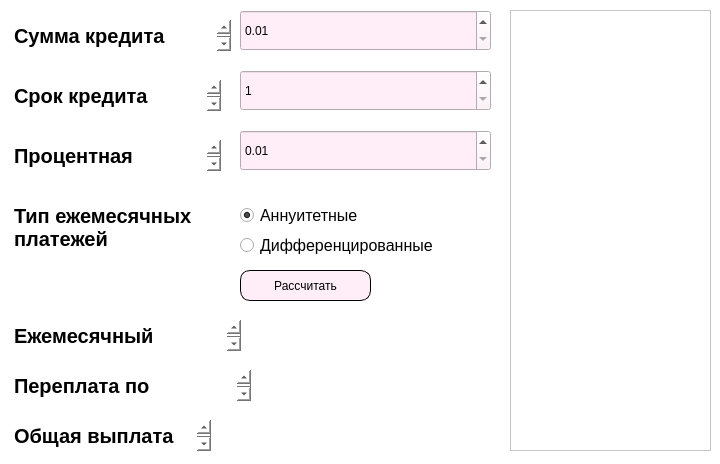
<?xml version="1.0" encoding="UTF-8"?>
<ui version="4.0">
 <class>CreditCalcView</class>
 <widget class="QWidget" name="CreditCalcView">
  <property name="geometry">
   <rect>
    <x>0</x>
    <y>0</y>
    <width>720</width>
    <height>464</height>
   </rect>
  </property>
  <property name="windowTitle">
   <string>Credit Calc</string>
  </property>
  <property name="styleSheet">
   <string notr="true">background-color: white;</string>
  </property>
  <widget class="QDoubleSpinBox" name="credit_sum">
   <property name="geometry">
    <rect>
     <x>240</x>
     <y>10</y>
     <width>251</width>
     <height>41</height>
    </rect>
   </property>
   <property name="styleSheet">
    <string notr="true">background-color: #FFEEF8;
font: 400 16pt;
color: black;
qproperty-alignment: AlignLeft;
</string>
   </property>
   <property name="minimum">
    <double>0.010000000000000</double>
   </property>
   <property name="maximum">
    <double>999999999999.000000000000000</double>
   </property>
  </widget>
  <widget class="QSpinBox" name="credit_term">
   <property name="geometry">
    <rect>
     <x>240</x>
     <y>70</y>
     <width>251</width>
     <height>41</height>
    </rect>
   </property>
   <property name="styleSheet">
    <string notr="true">background-color: #FFEEF8;
font: 400 16pt;
color: black;
qproperty-alignment: AlignLeft;
</string>
   </property>
   <property name="minimum">
    <number>1</number>
   </property>
   <property name="maximum">
    <number>600</number>
   </property>
  </widget>
  <widget class="QDoubleSpinBox" name="interest_rate">
   <property name="geometry">
    <rect>
     <x>240</x>
     <y>130</y>
     <width>251</width>
     <height>41</height>
    </rect>
   </property>
   <property name="styleSheet">
    <string notr="true">background-color: #FFEEF8;
font: 400 16pt;
color: black;
qproperty-alignment: AlignLeft;
</string>
   </property>
   <property name="minimum">
    <double>0.010000000000000</double>
   </property>
   <property name="maximum">
    <double>999.000000000000000</double>
   </property>
   <property name="singleStep">
    <double>0.010000000000000</double>
   </property>
  </widget>
  <widget class="QPushButton" name="calculate_button">
   <property name="geometry">
    <rect>
     <x>240</x>
     <y>270</y>
     <width>131</width>
     <height>31</height>
    </rect>
   </property>
   <property name="styleSheet">
    <string notr="true">QPushButton {
background-color: #FFEEF8;
border-radius: 10px;
font: 400 17pt;
color: black;
border: 1px solid black;
}

QPushButton:pressed {
	background-color: #FFBBE3;
}
</string>
   </property>
   <property name="text">
    <string>Рассчитать</string>
   </property>
  </widget>
  <widget class="QRadioButton" name="annuities_type">
   <property name="geometry">
    <rect>
     <x>240</x>
     <y>200</y>
     <width>151</width>
     <height>31</height>
    </rect>
   </property>
   <property name="styleSheet">
    <string notr="true">font-size: 16px;</string>
   </property>
   <property name="text">
    <string>Аннуитетные</string>
   </property>
   <property name="checked">
    <bool>true</bool>
   </property>
  </widget>
  <widget class="QRadioButton" name="differentiated_type">
   <property name="geometry">
    <rect>
     <x>240</x>
     <y>230</y>
     <width>201</width>
     <height>31</height>
    </rect>
   </property>
   <property name="styleSheet">
    <string notr="true">font-size: 16px;</string>
   </property>
   <property name="text">
    <string>Дифференцированные</string>
   </property>
  </widget>
  <widget class="QTextEdit" name="textEdit">
   <property name="geometry">
    <rect>
     <x>10</x>
     <y>20</y>
     <width>221</width>
     <height>31</height>
    </rect>
   </property>
   <property name="focusPolicy">
    <enum>Qt::NoFocus</enum>
   </property>
   <property name="styleSheet">
    <string notr="true">QTextEdit {
	border: none;
	background-color: rgba(255, 255, 255, 0);
}</string>
   </property>
   <property name="html">
    <string>&lt;!DOCTYPE HTML PUBLIC &quot;-//W3C//DTD HTML 4.0//EN&quot; &quot;http://www.w3.org/TR/REC-html40/strict.dtd&quot;&gt;
&lt;html&gt;&lt;head&gt;&lt;meta name=&quot;qrichtext&quot; content=&quot;1&quot; /&gt;&lt;meta charset=&quot;utf-8&quot; /&gt;&lt;style type=&quot;text/css&quot;&gt;
p, li { white-space: pre-wrap; }
hr { height: 1px; border-width: 0; }
li.unchecked::marker { content: &quot;\2610&quot;; }
li.checked::marker { content: &quot;\2612&quot;; }
&lt;/style&gt;&lt;/head&gt;&lt;body style=&quot; font-family:'.AppleSystemUIFont'; font-size:13pt; font-weight:400; font-style:normal;&quot;&gt;
&lt;p style=&quot; margin-top:0px; margin-bottom:0px; margin-left:0px; margin-right:0px; -qt-block-indent:0; text-indent:0px;&quot;&gt;&lt;span style=&quot; font-size:15pt; font-weight:700;&quot;&gt;Сумма кредита (руб)&lt;/span&gt;&lt;/p&gt;&lt;/body&gt;&lt;/html&gt;</string>
   </property>
  </widget>
  <widget class="QTextEdit" name="textEdit_2">
   <property name="geometry">
    <rect>
     <x>10</x>
     <y>80</y>
     <width>211</width>
     <height>31</height>
    </rect>
   </property>
   <property name="focusPolicy">
    <enum>Qt::NoFocus</enum>
   </property>
   <property name="styleSheet">
    <string notr="true">QTextEdit {
	border: none;
	background-color: rgba(255, 255, 255, 0);
}</string>
   </property>
   <property name="html">
    <string>&lt;!DOCTYPE HTML PUBLIC &quot;-//W3C//DTD HTML 4.0//EN&quot; &quot;http://www.w3.org/TR/REC-html40/strict.dtd&quot;&gt;
&lt;html&gt;&lt;head&gt;&lt;meta name=&quot;qrichtext&quot; content=&quot;1&quot; /&gt;&lt;meta charset=&quot;utf-8&quot; /&gt;&lt;style type=&quot;text/css&quot;&gt;
p, li { white-space: pre-wrap; }
hr { height: 1px; border-width: 0; }
li.unchecked::marker { content: &quot;\2610&quot;; }
li.checked::marker { content: &quot;\2612&quot;; }
&lt;/style&gt;&lt;/head&gt;&lt;body style=&quot; font-family:'.AppleSystemUIFont'; font-size:13pt; font-weight:400; font-style:normal;&quot;&gt;
&lt;p style=&quot; margin-top:0px; margin-bottom:0px; margin-left:0px; margin-right:0px; -qt-block-indent:0; text-indent:0px;&quot;&gt;&lt;span style=&quot; font-size:15pt; font-weight:700;&quot;&gt;Срок кредита (месяцы)&lt;/span&gt;&lt;/p&gt;&lt;/body&gt;&lt;/html&gt;</string>
   </property>
  </widget>
  <widget class="QTextEdit" name="textEdit_3">
   <property name="geometry">
    <rect>
     <x>10</x>
     <y>140</y>
     <width>211</width>
     <height>31</height>
    </rect>
   </property>
   <property name="focusPolicy">
    <enum>Qt::NoFocus</enum>
   </property>
   <property name="styleSheet">
    <string notr="true">QTextEdit {
	border: none;
	background-color: rgba(255, 255, 255, 0);
}</string>
   </property>
   <property name="html">
    <string>&lt;!DOCTYPE HTML PUBLIC &quot;-//W3C//DTD HTML 4.0//EN&quot; &quot;http://www.w3.org/TR/REC-html40/strict.dtd&quot;&gt;
&lt;html&gt;&lt;head&gt;&lt;meta name=&quot;qrichtext&quot; content=&quot;1&quot; /&gt;&lt;meta charset=&quot;utf-8&quot; /&gt;&lt;style type=&quot;text/css&quot;&gt;
p, li { white-space: pre-wrap; }
hr { height: 1px; border-width: 0; }
li.unchecked::marker { content: &quot;\2610&quot;; }
li.checked::marker { content: &quot;\2612&quot;; }
&lt;/style&gt;&lt;/head&gt;&lt;body style=&quot; font-family:'.AppleSystemUIFont'; font-size:13pt; font-weight:400; font-style:normal;&quot;&gt;
&lt;p style=&quot; margin-top:0px; margin-bottom:0px; margin-left:0px; margin-right:0px; -qt-block-indent:0; text-indent:0px;&quot;&gt;&lt;span style=&quot; font-size:15pt; font-weight:700;&quot;&gt;Процентная ставка (%)&lt;/span&gt;&lt;/p&gt;&lt;/body&gt;&lt;/html&gt;</string>
   </property>
  </widget>
  <widget class="QTextEdit" name="textEdit_4">
   <property name="geometry">
    <rect>
     <x>10</x>
     <y>200</y>
     <width>221</width>
     <height>61</height>
    </rect>
   </property>
   <property name="focusPolicy">
    <enum>Qt::NoFocus</enum>
   </property>
   <property name="styleSheet">
    <string notr="true">QTextEdit {
	border: none;
	background-color: rgba(255, 255, 255, 0);
}</string>
   </property>
   <property name="html">
    <string>&lt;!DOCTYPE HTML PUBLIC &quot;-//W3C//DTD HTML 4.0//EN&quot; &quot;http://www.w3.org/TR/REC-html40/strict.dtd&quot;&gt;
&lt;html&gt;&lt;head&gt;&lt;meta name=&quot;qrichtext&quot; content=&quot;1&quot; /&gt;&lt;meta charset=&quot;utf-8&quot; /&gt;&lt;style type=&quot;text/css&quot;&gt;
p, li { white-space: pre-wrap; }
hr { height: 1px; border-width: 0; }
li.unchecked::marker { content: &quot;\2610&quot;; }
li.checked::marker { content: &quot;\2612&quot;; }
&lt;/style&gt;&lt;/head&gt;&lt;body style=&quot; font-family:'.AppleSystemUIFont'; font-size:13pt; font-weight:400; font-style:normal;&quot;&gt;
&lt;p style=&quot; margin-top:0px; margin-bottom:0px; margin-left:0px; margin-right:0px; -qt-block-indent:0; text-indent:0px;&quot;&gt;&lt;span style=&quot; font-size:15pt; font-weight:700;&quot;&gt;Тип ежемесячных платежей&lt;/span&gt;&lt;/p&gt;&lt;/body&gt;&lt;/html&gt;</string>
   </property>
  </widget>
  <widget class="QTextEdit" name="textEdit_5">
   <property name="geometry">
    <rect>
     <x>10</x>
     <y>320</y>
     <width>231</width>
     <height>31</height>
    </rect>
   </property>
   <property name="focusPolicy">
    <enum>Qt::NoFocus</enum>
   </property>
   <property name="styleSheet">
    <string notr="true">QTextEdit {
	border: none;
	background-color: rgba(255, 255, 255, 0);
}</string>
   </property>
   <property name="html">
    <string>&lt;!DOCTYPE HTML PUBLIC &quot;-//W3C//DTD HTML 4.0//EN&quot; &quot;http://www.w3.org/TR/REC-html40/strict.dtd&quot;&gt;
&lt;html&gt;&lt;head&gt;&lt;meta name=&quot;qrichtext&quot; content=&quot;1&quot; /&gt;&lt;meta charset=&quot;utf-8&quot; /&gt;&lt;style type=&quot;text/css&quot;&gt;
p, li { white-space: pre-wrap; }
hr { height: 1px; border-width: 0; }
li.unchecked::marker { content: &quot;\2610&quot;; }
li.checked::marker { content: &quot;\2612&quot;; }
&lt;/style&gt;&lt;/head&gt;&lt;body style=&quot; font-family:'.AppleSystemUIFont'; font-size:13pt; font-weight:400; font-style:normal;&quot;&gt;
&lt;p style=&quot; margin-top:0px; margin-bottom:0px; margin-left:0px; margin-right:0px; -qt-block-indent:0; text-indent:0px;&quot;&gt;&lt;span style=&quot; font-size:15pt; font-weight:700;&quot;&gt;Ежемесячный платёж (руб)&lt;/span&gt;&lt;/p&gt;&lt;/body&gt;&lt;/html&gt;</string>
   </property>
  </widget>
  <widget class="QTextEdit" name="textEdit_6">
   <property name="geometry">
    <rect>
     <x>10</x>
     <y>370</y>
     <width>241</width>
     <height>31</height>
    </rect>
   </property>
   <property name="focusPolicy">
    <enum>Qt::NoFocus</enum>
   </property>
   <property name="styleSheet">
    <string notr="true">QTextEdit {
	border: none;
	background-color: rgba(255, 255, 255, 0);
}</string>
   </property>
   <property name="html">
    <string>&lt;!DOCTYPE HTML PUBLIC &quot;-//W3C//DTD HTML 4.0//EN&quot; &quot;http://www.w3.org/TR/REC-html40/strict.dtd&quot;&gt;
&lt;html&gt;&lt;head&gt;&lt;meta name=&quot;qrichtext&quot; content=&quot;1&quot; /&gt;&lt;meta charset=&quot;utf-8&quot; /&gt;&lt;style type=&quot;text/css&quot;&gt;
p, li { white-space: pre-wrap; }
hr { height: 1px; border-width: 0; }
li.unchecked::marker { content: &quot;\2610&quot;; }
li.checked::marker { content: &quot;\2612&quot;; }
&lt;/style&gt;&lt;/head&gt;&lt;body style=&quot; font-family:'.AppleSystemUIFont'; font-size:13pt; font-weight:400; font-style:normal;&quot;&gt;
&lt;p style=&quot; margin-top:0px; margin-bottom:0px; margin-left:0px; margin-right:0px; -qt-block-indent:0; text-indent:0px;&quot;&gt;&lt;span style=&quot; font-size:15pt; font-weight:700;&quot;&gt;Переплата по кредиту (руб)&lt;/span&gt;&lt;/p&gt;&lt;/body&gt;&lt;/html&gt;</string>
   </property>
  </widget>
  <widget class="QTextEdit" name="textEdit_7">
   <property name="geometry">
    <rect>
     <x>10</x>
     <y>420</y>
     <width>201</width>
     <height>31</height>
    </rect>
   </property>
   <property name="focusPolicy">
    <enum>Qt::NoFocus</enum>
   </property>
   <property name="styleSheet">
    <string notr="true">QTextEdit {
	border: none;
	background-color: rgba(255, 255, 255, 0);
}</string>
   </property>
   <property name="html">
    <string>&lt;!DOCTYPE HTML PUBLIC &quot;-//W3C//DTD HTML 4.0//EN&quot; &quot;http://www.w3.org/TR/REC-html40/strict.dtd&quot;&gt;
&lt;html&gt;&lt;head&gt;&lt;meta name=&quot;qrichtext&quot; content=&quot;1&quot; /&gt;&lt;meta charset=&quot;utf-8&quot; /&gt;&lt;style type=&quot;text/css&quot;&gt;
p, li { white-space: pre-wrap; }
hr { height: 1px; border-width: 0; }
li.unchecked::marker { content: &quot;\2610&quot;; }
li.checked::marker { content: &quot;\2612&quot;; }
&lt;/style&gt;&lt;/head&gt;&lt;body style=&quot; font-family:'.AppleSystemUIFont'; font-size:13pt; font-weight:400; font-style:normal;&quot;&gt;
&lt;p style=&quot; margin-top:0px; margin-bottom:0px; margin-left:0px; margin-right:0px; -qt-block-indent:0; text-indent:0px;&quot;&gt;&lt;span style=&quot; font-size:15pt; font-weight:700;&quot;&gt;Общая выплата (руб)&lt;/span&gt;&lt;/p&gt;&lt;/body&gt;&lt;/html&gt;</string>
   </property>
  </widget>
  <widget class="QTextEdit" name="month_payment">
   <property name="geometry">
    <rect>
     <x>240</x>
     <y>320</y>
     <width>251</width>
     <height>41</height>
    </rect>
   </property>
   <property name="focusPolicy">
    <enum>Qt::NoFocus</enum>
   </property>
   <property name="styleSheet">
    <string notr="true">QTextEdit {
	border: none;
	background-color: rgba(255, 255, 255, 0);
}</string>
   </property>
   <property name="readOnly">
    <bool>true</bool>
   </property>
   <property name="html">
    <string>&lt;!DOCTYPE HTML PUBLIC &quot;-//W3C//DTD HTML 4.0//EN&quot; &quot;http://www.w3.org/TR/REC-html40/strict.dtd&quot;&gt;
&lt;html&gt;&lt;head&gt;&lt;meta name=&quot;qrichtext&quot; content=&quot;1&quot; /&gt;&lt;meta charset=&quot;utf-8&quot; /&gt;&lt;style type=&quot;text/css&quot;&gt;
p, li { white-space: pre-wrap; }
hr { height: 1px; border-width: 0; }
li.unchecked::marker { content: &quot;\2610&quot;; }
li.checked::marker { content: &quot;\2612&quot;; }
&lt;/style&gt;&lt;/head&gt;&lt;body style=&quot; font-family:'.AppleSystemUIFont'; font-size:13pt; font-weight:400; font-style:normal;&quot;&gt;
&lt;p style=&quot;-qt-paragraph-type:empty; margin-top:0px; margin-bottom:0px; margin-left:0px; margin-right:0px; -qt-block-indent:0; text-indent:0px;&quot;&gt;&lt;br /&gt;&lt;/p&gt;&lt;/body&gt;&lt;/html&gt;</string>
   </property>
  </widget>
  <widget class="QTextEdit" name="overpayment">
   <property name="geometry">
    <rect>
     <x>240</x>
     <y>370</y>
     <width>251</width>
     <height>41</height>
    </rect>
   </property>
   <property name="focusPolicy">
    <enum>Qt::NoFocus</enum>
   </property>
   <property name="styleSheet">
    <string notr="true">QTextEdit {
	border: none;
	background-color: rgba(255, 255, 255, 0);
}</string>
   </property>
   <property name="readOnly">
    <bool>true</bool>
   </property>
   <property name="html">
    <string>&lt;!DOCTYPE HTML PUBLIC &quot;-//W3C//DTD HTML 4.0//EN&quot; &quot;http://www.w3.org/TR/REC-html40/strict.dtd&quot;&gt;
&lt;html&gt;&lt;head&gt;&lt;meta name=&quot;qrichtext&quot; content=&quot;1&quot; /&gt;&lt;meta charset=&quot;utf-8&quot; /&gt;&lt;style type=&quot;text/css&quot;&gt;
p, li { white-space: pre-wrap; }
hr { height: 1px; border-width: 0; }
li.unchecked::marker { content: &quot;\2610&quot;; }
li.checked::marker { content: &quot;\2612&quot;; }
&lt;/style&gt;&lt;/head&gt;&lt;body style=&quot; font-family:'.AppleSystemUIFont'; font-size:13pt; font-weight:400; font-style:normal;&quot;&gt;
&lt;p style=&quot;-qt-paragraph-type:empty; margin-top:0px; margin-bottom:0px; margin-left:0px; margin-right:0px; -qt-block-indent:0; text-indent:0px;&quot;&gt;&lt;br /&gt;&lt;/p&gt;&lt;/body&gt;&lt;/html&gt;</string>
   </property>
  </widget>
  <widget class="QTextEdit" name="total_payout">
   <property name="geometry">
    <rect>
     <x>240</x>
     <y>420</y>
     <width>251</width>
     <height>41</height>
    </rect>
   </property>
   <property name="focusPolicy">
    <enum>Qt::NoFocus</enum>
   </property>
   <property name="styleSheet">
    <string notr="true">QTextEdit {
	border: none;
	background-color: rgba(255, 255, 255, 0);
}</string>
   </property>
   <property name="readOnly">
    <bool>true</bool>
   </property>
   <property name="html">
    <string>&lt;!DOCTYPE HTML PUBLIC &quot;-//W3C//DTD HTML 4.0//EN&quot; &quot;http://www.w3.org/TR/REC-html40/strict.dtd&quot;&gt;
&lt;html&gt;&lt;head&gt;&lt;meta name=&quot;qrichtext&quot; content=&quot;1&quot; /&gt;&lt;meta charset=&quot;utf-8&quot; /&gt;&lt;style type=&quot;text/css&quot;&gt;
p, li { white-space: pre-wrap; }
hr { height: 1px; border-width: 0; }
li.unchecked::marker { content: &quot;\2610&quot;; }
li.checked::marker { content: &quot;\2612&quot;; }
&lt;/style&gt;&lt;/head&gt;&lt;body style=&quot; font-family:'.AppleSystemUIFont'; font-size:13pt; font-weight:400; font-style:normal;&quot;&gt;
&lt;p style=&quot;-qt-paragraph-type:empty; margin-top:0px; margin-bottom:0px; margin-left:0px; margin-right:0px; -qt-block-indent:0; text-indent:0px;&quot;&gt;&lt;br /&gt;&lt;/p&gt;&lt;/body&gt;&lt;/html&gt;</string>
   </property>
  </widget>
  <widget class="QTableWidget" name="month_payment_table">
   <property name="geometry">
    <rect>
     <x>510</x>
     <y>10</y>
     <width>201</width>
     <height>441</height>
    </rect>
   </property>
  </widget>
 </widget>
 <resources/>
 <connections/>
</ui>
